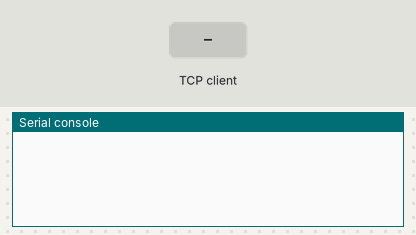
The program below on a simulated CircuitPython board. Parts: the last lines printed to the serial console. The test bench sets the inputs (shaded band). USB keyboard and mouse output is not drawn; one TCP client connects 1 s after the port opens and stays connected.

Above: at 2.7 s.
2.8 s: the TCP client sends "DELAY\n"
At 3.5 s:
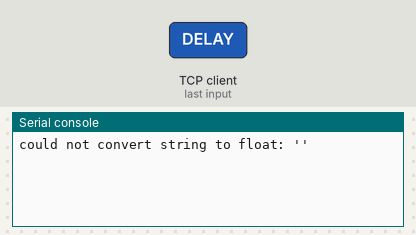
5.8 s: the TCP client sends "PRINT\n"
At 7.0 s:
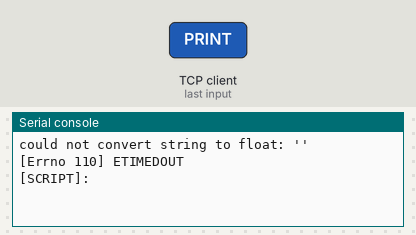
7.3 s: the TCP client sends "IMPORT\n"
At 8.1 s:
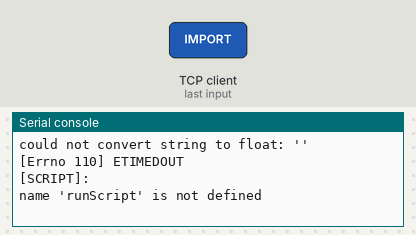
8.8 s: the TCP client sends "DEFAULT_DELAY\n"
At 9.2 s:
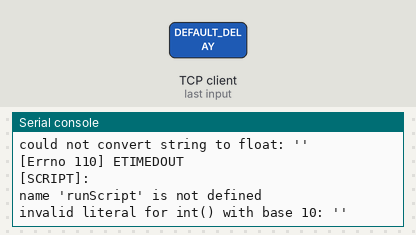
10.3 s: the TCP client sends "LED\n"
At 11.6 s:
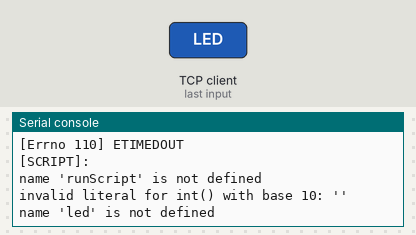

The program:

code.py
```python
# (licence header left out)
import usb_hid
from adafruit_hid.keyboard import Keyboard

# comment out these lines for non_US keyboards
from adafruit_hid.keyboard_layout_us import KeyboardLayoutUS as KeyboardLayout
from adafruit_hid.keycode import Keycode

# uncomment these lines for non_US keyboards
# replace LANG with appropriate language
#from keyboard_layout_win_LANG import KeyboardLayout
#from keycode_win_LANG import Keycode

import supervisor

import time
import digitalio
from digitalio import DigitalInOut, Pull
from adafruit_debouncer import Debouncer
from board import *
import pwmio
import asyncio
import wifi
import os
import socketpool
import user_settings


duckyCommands = {
    'WINDOWS': Keycode.WINDOWS, 'GUI': Keycode.GUI,
    'APP': Keycode.APPLICATION, 'MENU': Keycode.APPLICATION, 'SHIFT': Keycode.SHIFT,
    'ALT': Keycode.ALT, 'CONTROL': Keycode.CONTROL, 'CTRL': Keycode.CONTROL,
    'DOWNARROW': Keycode.DOWN_ARROW, 'DOWN': Keycode.DOWN_ARROW, 'LEFTARROW': Keycode.LEFT_ARROW,
    'LEFT': Keycode.LEFT_ARROW, 'RIGHTARROW': Keycode.RIGHT_ARROW, 'RIGHT': Keycode.RIGHT_ARROW,
    'UPARROW': Keycode.UP_ARROW, 'UP': Keycode.UP_ARROW, 'BREAK': Keycode.PAUSE,
    'PAUSE': Keycode.PAUSE, 'CAPSLOCK': Keycode.CAPS_LOCK, 'DELETE': Keycode.DELETE,
    'END': Keycode.END, 'ESC': Keycode.ESCAPE, 'ESCAPE': Keycode.ESCAPE, 'HOME': Keycode.HOME,
    'INSERT': Keycode.INSERT, 'NUMLOCK': Keycode.KEYPAD_NUMLOCK, 'PAGEUP': Keycode.PAGE_UP,
    'PAGEDOWN': Keycode.PAGE_DOWN, 'PRINTSCREEN': Keycode.PRINT_SCREEN, 'ENTER': Keycode.ENTER,
    'SCROLLLOCK': Keycode.SCROLL_LOCK, 'SPACE': Keycode.SPACE, 'TAB': Keycode.TAB,
    'BACKSPACE': Keycode.BACKSPACE,
    'A': Keycode.A, 'B': Keycode.B, 'C': Keycode.C, 'D': Keycode.D, 'E': Keycode.E,
    'F': Keycode.F, 'G': Keycode.G, 'H': Keycode.H, 'I': Keycode.I, 'J': Keycode.J,
    'K': Keycode.K, 'L': Keycode.L, 'M': Keycode.M, 'N': Keycode.N, 'O': Keycode.O,
    'P': Keycode.P, 'Q': Keycode.Q, 'R': Keycode.R, 'S': Keycode.S, 'T': Keycode.T,
    'U': Keycode.U, 'V': Keycode.V, 'W': Keycode.W, 'X': Keycode.X, 'Y': Keycode.Y,
    'Z': Keycode.Z, 'F1': Keycode.F1, 'F2': Keycode.F2, 'F3': Keycode.F3,
    'F4': Keycode.F4, 'F5': Keycode.F5, 'F6': Keycode.F6, 'F7': Keycode.F7,
    'F8': Keycode.F8, 'F9': Keycode.F9, 'F10': Keycode.F10, 'F11': Keycode.F11,
    'F12': Keycode.F12,

}


def convertLine(line):
    newline = []
    # print(line)
    # loop on each key - the filter removes empty values
    for key in filter(None, line.split(" ")):
        key = key.upper()
        # find the keycode for the command in the list
        command_keycode = duckyCommands.get(key, None)
        if command_keycode is not None:
            # if it exists in the list, use it
            newline.append(command_keycode)
        elif hasattr(Keycode, key):
            # if it's in the Keycode module, use it (allows any valid keycode)
            newline.append(getattr(Keycode, key))
        else:
            # if it's not a known key name, show the error for diagnosis
            print(f"Unknown key: <{key}>")
    # print(newline)
    return newline

def runScriptLine(line):
    for k in line:
        kbd.press(k)
    kbd.release_all()

def sendString(line):
    layout.write(line)

def parseLine(line):
    global defaultDelay
    if(line[0:3] == "REM"):
        # ignore ducky script comments
        pass
    elif(line[0:5] == "DELAY"):
        time.sleep(float(line[6:])/1000)
    elif(line[0:6] == "STRING"):
        sendString(line[7:])
    elif(line[0:5] == "PRINT"):
        print("[SCRIPT]: " + line[6:])
    elif(line[0:6] == "IMPORT"):
        runScript(line[7:])
    elif(line[0:13] == "DEFAULT_DELAY"):
        defaultDelay = int(line[14:]) * 10
    elif(line[0:12] == "DEFAULTDELAY"):
        defaultDelay = int(line[13:]) * 10
    elif(line[0:3] == "LED"):
        if(led.value == True):
            led.value = False
        else:
            led.value = True
    else:
        newScriptLine = convertLine(line)
        runScriptLine(newScriptLine)

kbd = Keyboard(usb_hid.devices)
layout = KeyboardLayout(kbd)

# turn off automatically reloading when files are written to the pico
#supervisor.disable_autoreload()

defaultDelay = 0

def runPayload(payload):
    global defaultDelay
    lines=payload.split('\n')
    previousLine = ""
    for line in lines:
        line = line.rstrip()
        if(line[0:6] == "REPEAT"):
            for i in range(int(line[7:])):
                #repeat the last command
                parseLine(previousLine)
                time.sleep(float(defaultDelay)/1000)
        else:
            parseLine(line)
            previousLine = line
        time.sleep(float(defaultDelay)/1000)

def recvPayload(s):
    buf=bytearray(1024)
    s.settimeout(1)
    try:
        num=s.recv_into(buf,1024)
        payload=str(buf[:num], 'utf-8')
        runPayload(payload)
    except Exception as e:
        print(e)
    s.close()

def createServer(ip):
    pool=socketpool.SocketPool(wifi.radio)
    while 1:
        s=pool.socket()
        s.bind((str(wifi.radio.ipv4_address),user_settings.BACKDOOR_PORT))
        s.listen(1)
        client,aux=s.accept()
        recvPayload(client)
        s.close()

wifi.radio.connect(user_settings.SSID, user_settings.KEY)
ip=wifi.radio.ipv4_address
while not ip:
    time.sleep(5)
    wifi.radio.connect(user_settings.SSID, user_settings.KEY)
    ip=wifi.radio.ipv4_address

createServer(ip)
```

user_settings.py
```python
# Wi-Fi Settings
SSID=''
KEY=''

# Listening Port
BACKDOOR_PORT=7374
```

Measured:
- after the input at 2.8 s, the serial console: prints a new line at once (image 1)
- after the input at 5.8 s, the serial console: prints a new line at once (image 2)
- after the input at 7.3 s, the serial console: prints a new line at once (image 3)
- after the input at 8.8 s, the serial console: prints a new line at once (image 4)
- after the input at 10.3 s, the serial console: prints a new line at once (image 5)
